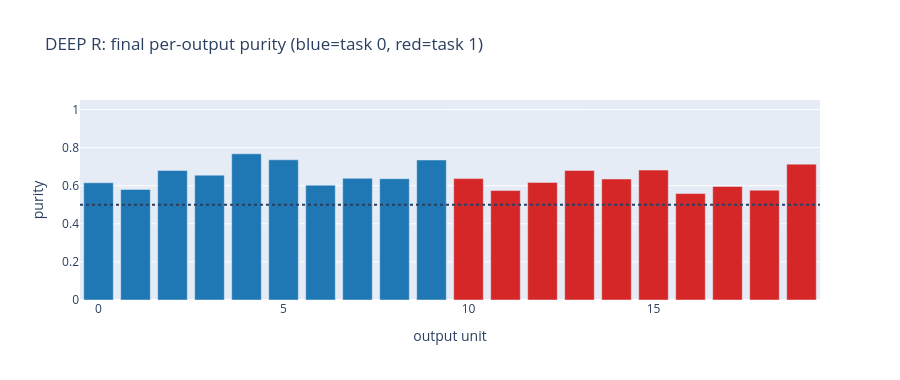
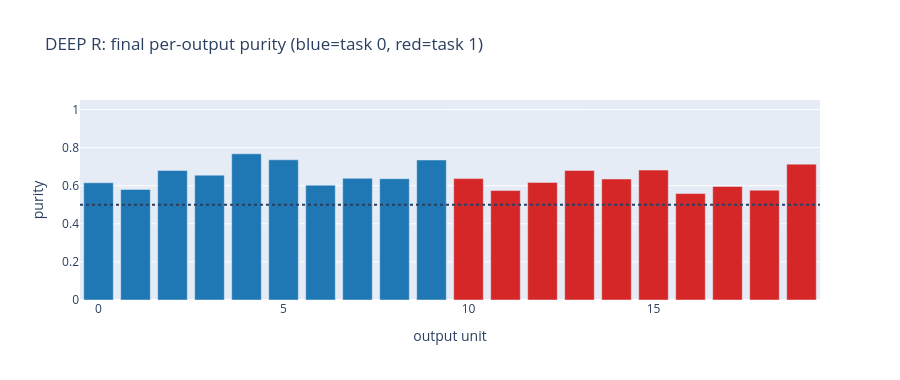

The notebook cell these images were saved under, in order:
### Code cell
def plot_final_purity_bars():
    purity, same, total = output_purity(deep_r_snaps['M1'][-1], deep_r_snaps['M2'][-1])
    colors = ['#1f77b4' if o < NUM_CLASSES else '#d62728' for o in range(OUTPUT_DIM)]
    fig = go.Figure()
    fig.add_trace(go.Bar(x=list(range(OUTPUT_DIM)), y=purity,
                         marker_color=colors,
                         hovertext=[f'output {o}: {int(same[o])}/{int(total[o])} same-task paths'
                                    for o in range(OUTPUT_DIM)]))
    fig.add_hline(y=0.5, line_dash='dot')
    fig.update_layout(title='DEEP R: final per-output purity (blue=task 0, red=task 1)',
                      xaxis_title='output unit', yaxis_title='purity',
                      yaxis_range=[0, 1.05],
                      width=900, height=380)
    fig.show()
    return fig


plot_final_purity_bars()

### Figure 1 — Plotly figure (JSON) as saved in the notebook; plotly's stock layout.template omitted (floating-point values rounded to 4 significant figures)
{"data": [{"hovertext": ["output 0: 8907/14473 same-task paths", "output 1: 8385/14442 same-task paths", "output 2: 9827/14458 same-task paths", "output 3: 8285/12641 same-task paths", "output 4: 8635/11253 same-task paths", "output 5: 9196/12493 same-task paths", "output 6: 9186/15236 same-task paths", "output 7: 8352/13073 same-task paths", "output 8: 9464/14856 same-task paths", "output 9: 8630/11739 same-task paths", "output 10: 8136/12763 same-task paths", "output 11: 8318/14475 same-task paths", "output 12: 6537/10587 same-task paths", "output 13: 7238/10638 same-task paths", "output 14: 7495/11796 same-task paths", "output 15: 9446/13850 same-task paths", "output 16: 7786/13931 same-task paths", "output 17: 7742/12981 same-task paths", "output 18: 8112/14072 same-task paths", "output 19: 8192/11484 same-task paths"], "marker": {"color": ["#1f77b4", "#1f77b4", "#1f77b4", "#1f77b4", "#1f77b4", "#1f77b4", "#1f77b4", "#1f77b4", "#1f77b4", "#1f77b4", "#d62728", "#d62728", "#d62728", "#d62728", "#d62728", "#d62728", "#d62728", "#d62728", "#d62728", "#d62728"]}, "type": "bar", "x": [0, 1, 2, 3, 4, 5, 6, 7, 8, 9, 10, 11, 12, 13, 14, 15, 16, 17, 18, 19], "y": [0.6154, 0.5806, 0.6797, 0.6554, 0.7674, 0.7361, 0.6029, 0.6389, 0.637, 0.7352, 0.6375, 0.5746, 0.6175, 0.6804, 0.6354, 0.682, 0.5589, 0.5964, 0.5765, 0.7133]}], "layout": {"height": 380, "shapes": [{"line": {"dash": "dot"}, "type": "line", "x0": 0, "x1": 1, "xref": "x domain", "y0": 0.5, "y1": 0.5, "yref": "y"}], "title": {"text": "DEEP R: final per-output purity (blue=task 0, red=task 1)"}, "width": 900, "xaxis": {"title": {"text": "output unit"}}, "yaxis": {"range": [0, 1.05], "title": {"text": "purity"}}}}

### Figure 2 — Plotly figure (JSON) as saved in the notebook; plotly's stock layout.template omitted (floating-point values rounded to 4 significant figures)
{"data": [{"hovertext": ["output 0: 8907/14473 same-task paths", "output 1: 8385/14442 same-task paths", "output 2: 9827/14458 same-task paths", "output 3: 8285/12641 same-task paths", "output 4: 8635/11253 same-task paths", "output 5: 9196/12493 same-task paths", "output 6: 9186/15236 same-task paths", "output 7: 8352/13073 same-task paths", "output 8: 9464/14856 same-task paths", "output 9: 8630/11739 same-task paths", "output 10: 8136/12763 same-task paths", "output 11: 8318/14475 same-task paths", "output 12: 6537/10587 same-task paths", "output 13: 7238/10638 same-task paths", "output 14: 7495/11796 same-task paths", "output 15: 9446/13850 same-task paths", "output 16: 7786/13931 same-task paths", "output 17: 7742/12981 same-task paths", "output 18: 8112/14072 same-task paths", "output 19: 8192/11484 same-task paths"], "marker": {"color": ["#1f77b4", "#1f77b4", "#1f77b4", "#1f77b4", "#1f77b4", "#1f77b4", "#1f77b4", "#1f77b4", "#1f77b4", "#1f77b4", "#d62728", "#d62728", "#d62728", "#d62728", "#d62728", "#d62728", "#d62728", "#d62728", "#d62728", "#d62728"]}, "type": "bar", "x": [0, 1, 2, 3, 4, 5, 6, 7, 8, 9, 10, 11, 12, 13, 14, 15, 16, 17, 18, 19], "y": [0.6154, 0.5806, 0.6797, 0.6554, 0.7674, 0.7361, 0.6029, 0.6389, 0.637, 0.7352, 0.6375, 0.5746, 0.6175, 0.6804, 0.6354, 0.682, 0.5589, 0.5964, 0.5765, 0.7133]}], "layout": {"height": 380, "shapes": [{"line": {"dash": "dot"}, "type": "line", "x0": 0, "x1": 1, "xref": "x domain", "y0": 0.5, "y1": 0.5, "yref": "y"}], "title": {"text": "DEEP R: final per-output purity (blue=task 0, red=task 1)"}, "width": 900, "xaxis": {"title": {"text": "output unit"}}, "yaxis": {"range": [0, 1.05], "title": {"text": "purity"}}}}
